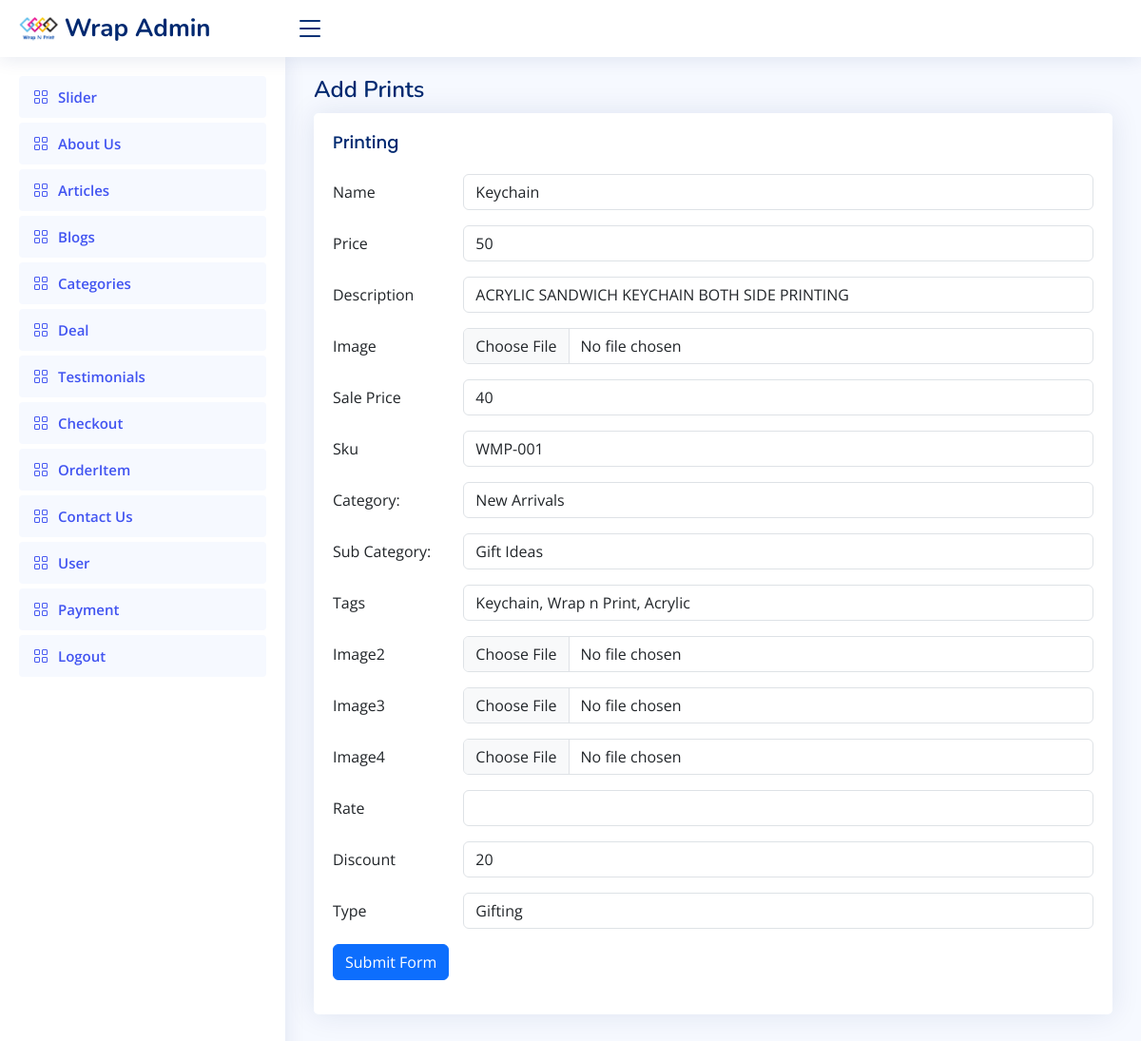
The app's page /panel/printup/32/ (signed in) with its own data.
### panel/models.py (models this page shows)
class main(models.Model):
    name=models.CharField(max_length=20)
    price=models.CharField(max_length=20)
    description=models.CharField(max_length=20)
    img=models.ImageField(upload_to="images/",blank=True,null=True)
    sale=models.CharField(max_length=20)
    sku=models.CharField(max_length=20)
    category=models.CharField(max_length=20,blank=True,null=True)
    sub_category=models.CharField(max_length=20,blank=True,null=True)
    tags=models.CharField(max_length=20)
    img2=models.ImageField(upload_to="images/",blank=True,null=True)
    img3=models.ImageField(upload_to="images/",blank=True,null=True)
    img4=models.ImageField(upload_to="images/",blank=True,null=True)
    rate=models.CharField(max_length=20)
    discount=models.CharField(max_length=20)
    type=models.CharField(max_length=20,blank=True,null=True)

### panel/views.py (the view, shortened to what this page needs)
# urls.py: path('printup/<id>/',printup),
def printup(request, id):
    print(id)
    queryset = main.objects.get(id=id)
    context = {'main': queryset}
    return render(request, 'update_print.html', context)

### panel/templates/update_print.html (shortened to what this page needs)
{% extends 'header1.html'%}
{% block content %}
<main id="main" class="main">
  <div class="pagetitle">
    <h1>Add Prints</h1>
  </div>
  <section class="section">
    <div class="row">
      <div class="col-lg-12">
        <div class="card">
          <div class="card-body">
            <h5 class="card-title">Printing</h5>
            <form method="POST" action="" enctype="multipart/form-data">
              <div class="row mb-3">
                <label for="inputText" class="col-sm-2 col-form-label">Name</label>
                <div class="col-sm-10">
                  <input type="name" name="name" class="form-control" value="{{main.name}}">
                </div>
              </div>
              <div class="row mb-3">
                <label for="inputText" class="col-sm-2 col-form-label">Price</label>
                <div class="col-sm-10">
                  <input type="name" name="price" class="form-control" value="{{main.price}}">
                </div>
              </div>
              <div class="row mb-3">
                <label for="inputText" class="col-sm-2 col-form-label">Description</label>
                <div class="col-sm-10">
                  <input type="name" name="description" class="form-control" value="{{main.description}}">
                </div>
              </div>
              <div class="row mb-3">
                <label for="inputNumber" class="col-sm-2 col-form-label">Image</label>
                <div class="col-sm-10">
                  <input class="form-control" name="img" type="file" id="formFile" value="{{main.img}}">
                </div>
              </div>
              <div class="row mb-3">
                <label for="inputText" class="col-sm-2 col-form-label">Sale Price</label>
                <div class="col-sm-10">
                  <input type="name" name="sale" class="form-control" value="{{main.sale}}">
                </div>
              </div>
              <div class="row mb-3">
                <label for="inputText" class="col-sm-2 col-form-label">Sku</label>
                <div class="col-sm-10">
                  <input type="name" name="sku" class="form-control" value="{{main.sku}}">
                </div>
              </div>
              <div class="row mb-3">
                <label for="cars" class="col-sm-2 col-form-label">Category: </label>
                <div class="col-sm-10">
                    <select id="category" name="category" class="form-control">
                        <option value="New Arrivals" {% if main.category == 'New Arrivals' %} selected {% endif %}>New Arrivals</option>
                    </select>
                </div>
            </div>
            <div class="row mb-3">
                <label for="cars" class="col-sm-2 col-form-label">Sub Category: </label>
                <div class="col-sm-10">
                    <select name="sub_category" class="form-control">
                        <option value="Gift Ideas" {% if main.sub_category == 'Gift Ideas' %} selected {% endif %}>Gift Ideas</option>
                    </select>
                </div>
            </div>
              <div class="row mb-3">
                <label for="inputText" class="col-sm-2 col-form-label">Tags</label>
                <div class="col-sm-10">
                  <input type="name" name="tags" class="form-control" value="{{main.tags}}">
                </div>
              </div>
              <div class="row mb-3">
                <label for="inputNumber" class="col-sm-2 col-form-label">Image2</label>
                <div class="col-sm-10">
                  <input class="form-control" name="img2" type="file" id="formFile" value="{{main.img2}}">
                </div>
              </div>
              <div class="row mb-3">
                <label for="inputNumber" class="col-sm-2 col-form-label">Image3</label>
                <div class="col-sm-10">
                  <input class="form-control" name="img3" type="file" id="formFile" value="{{main.img3}}">
                </div>
              </div>
              <div class="row mb-3">
                <label for="inputNumber" class="col-sm-2 col-form-label">Image4</label>
                <div class="col-sm-10">
                  <input class="form-control" name="img4" type="file" id="formFile" value="{{main.img4}}">
                </div>
              </div>
              <div class="row mb-3">
                <label for="inputText" class="col-sm-2 col-form-label">Rate</label>
                <div class="col-sm-10">
                  <input type="name" name="rate" class="form-control" value="{{main.rate}}">
                </div>
              </div>
              <div class="row mb-3">
                <label for="inputText" class="col-sm-2 col-form-label">Discount</label>
                <div class="col-sm-10">
                  <input type="name" name="discount" class="form-control" value="{{main.discount}}">
                </div>
              </div>
              <div class="row mb-3">
                <label for="cars" class="col-sm-2 col-form-label">Type </label>
                <div class="col-sm-10">
                  <select id="category" name="type" class="form-control">
                    <option value="Gifting" {% if main.type == 'Gifting' %} selected {% endif %}>Gifting</option>
                </select>
                </div>
              </div>
              <div class="row mb-3">
                <div class="col-sm-10">
                  <button type="submit" name="submit" class="btn btn-primary">Submit Form</button>
                </div>
              </div>
            </form>
          </div>
        </div>
      </div>
    </div>
  </section>
</main>
{% endblock %}

### panel/static/assets/css/style.css (style rules this page uses)
:root { scroll-behavior: smooth; }
body { font-family: "Open Sans", sans-serif; background: #f6f9ff; color: #444444; }
h1, h2, h3, h4, h5, h6 { font-family: "Nunito", sans-serif; }
#main { margin-top: 60px; padding: 20px 30px; transition: all 0.3s; }
.pagetitle { margin-bottom: 10px; }
.pagetitle h1 { font-size: 24px; margin-bottom: 0; font-weight: 600; color: #012970; }
.card { margin-bottom: 30px; border: none; border-radius: 5px; box-shadow: 0px 0 30px rgba(1, 41, 112, 0.1); }
.card-title { padding: 20px 0 15px 0; font-size: 18px; font-weight: 500; color: #012970; font-family: "Poppins", sans-serif; }
.card-body { padding: 0 20px 20px 20px; }
@media (min-width: 1200px) { #main, #footer { margin-left: 300px; } }

### records on screen
main: name "Keychain", price "50", description "ACRYLIC SANDWICH KEYCHAIN BOTH SIDE PRINTING", sale "40", sku "WMP-001", category "New Arrivals", sub_category "Gift Ideas", tags "Keychain, Wrap n Print, Acrylic", discount "20", type "Gifting"
